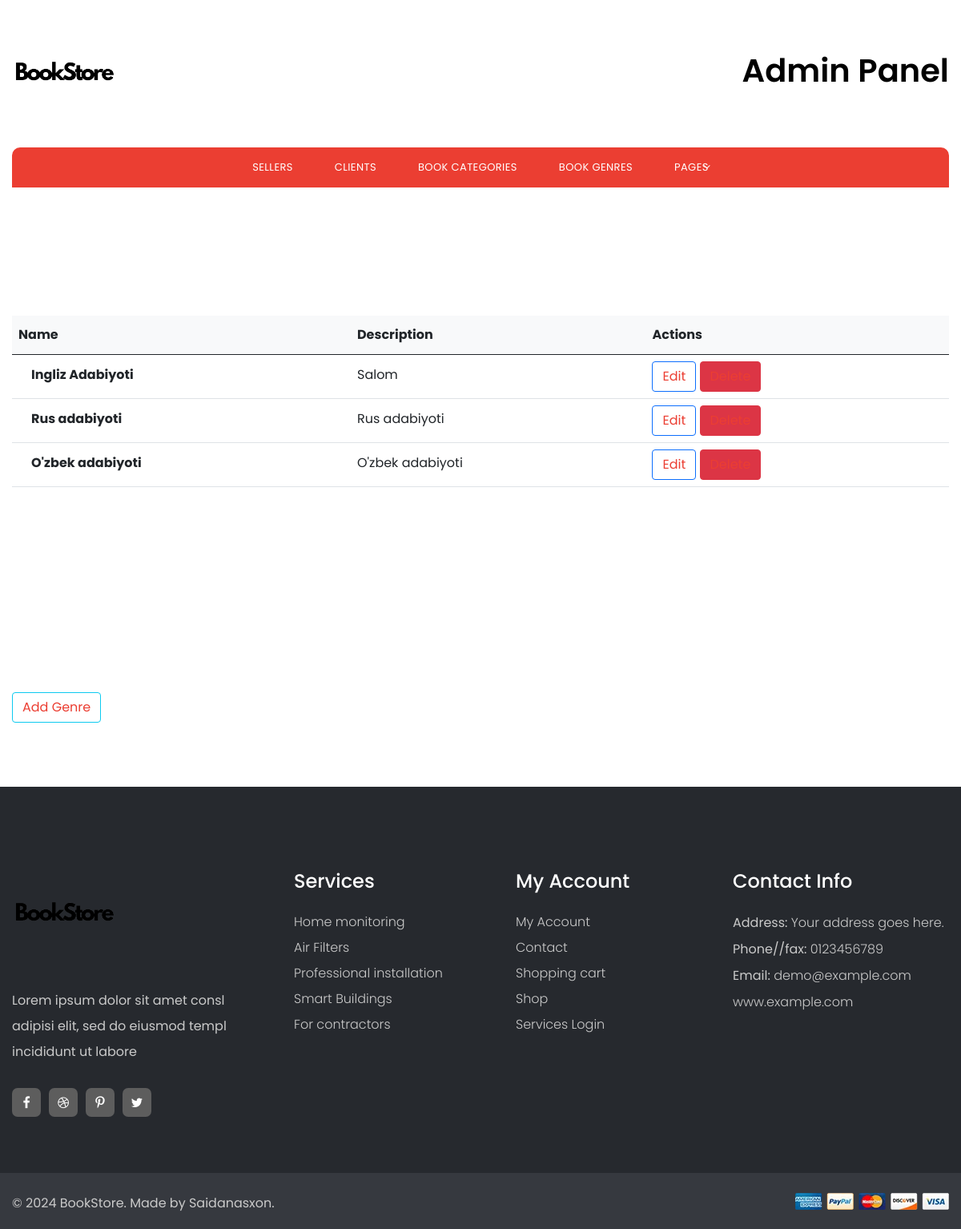
The page /admin_panel/category_list/ (signed in) on the database its author committed.
### sellers/models.py (models this page shows, shortened)
class BookCategory(models.Model):
    name = models.CharField(max_length=100)
    description = models.TextField()
    image = models.ImageField(upload_to='category_pics/', default='category_pics/category_default.jpg')

### admins/views.py (the view)
# urls.py: path('category_list/', views.BookCategoriesView.as_view(), name='book_categories'),
class BookCategoriesView(AdminRequiredMixin, View):
    def get(self, request):
        categories = BookCategory.objects.all()
        return render(request,'admins/book_categories.html', {'categories': categories})

### users/permissions.py (called while the page is built)
    def dispatch(self, request, *args, **kwargs):
        if not request.user.is_authenticated:
            return self.handle_no_permission()
        if not request.user.user_role == 'admin':
            return self.handle_no_permission()
        return super().dispatch(request, *args, **kwargs)

### admins/templates/admins/book_categories.html
{% extends 'base.html' %}
{% load static %}
{% block content %}
<div class="container d-flex justify-content-center" style="margin-top: 50px; margin-bottom: 50px;">
  <table class="table align-middle bg-white" >
      <thead class="bg-light">
        <tr>
          <th>Name </th>
          <th>Description</th>
          <th>Actions</th>
        </tr>
      </thead>
      <tbody>
        {% for category in categories %}
        <tr>
          <td>
            <div class="d-flex align-items-center">
              <div class="ms-3">
                <p class="fw-bold mb-1">{{category.name}}</p>
              </div>
            </div>
          </td>
          <td>
            <p class="fw-normal mb-1">{{category.description}}</p>
          </td>
          <td>
            <button type="button" class="btn btn-outline-primary">
              <a href="{% url 'admins:edit_category' category.pk %}">Edit</a>
            </button>
            <button type="button" class="btn btn-danger">
              <a href="{% url 'admins:delete_category' category.pk %}">Delete</a>
              </button>
          </td>
        </tr>
        {% endfor %}
      </tbody>
    </table>
</div>
<div class="container d-flex justify-content-left">
  <button class="btn btn-outline-info"><a href="{% url 'admins:add_category' %}">Add Genre</a></button>
</div>
{% endblock %}

### rows shown on the page
BookCategory: name "Ingliz Adabiyoti", description "Salom"
BookCategory: name "Rus adabiyoti", description "Rus adabiyoti"
BookCategory: name "O'zbek adabiyoti", description "O'zbek adabiyoti"
